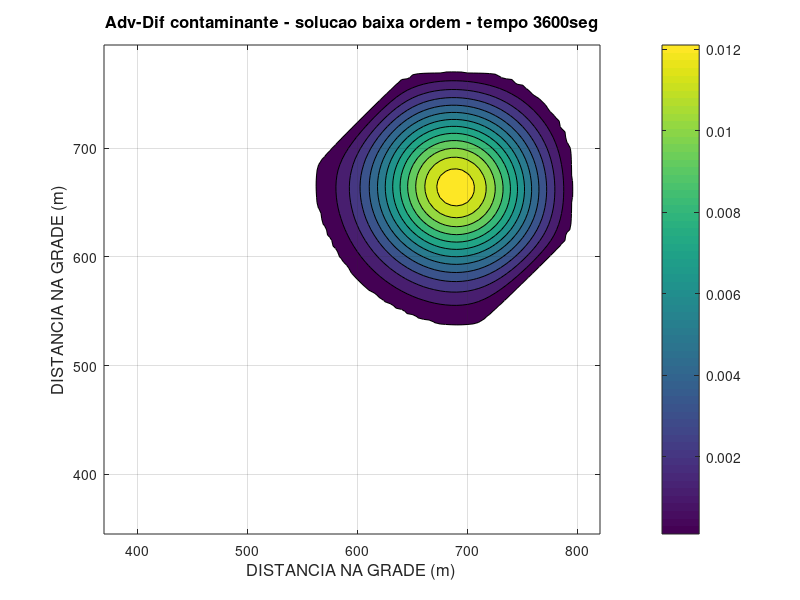

The MATLAB source for this figure:
% Solucao da equacao da adveccao - difusao 2D com esquema de baixa ordem

clear all; close all; clc

jmax=170;           % numero de colunas da grade 
kmax=160;           % numero de linhas da grade
nmax=600;           % numero de passos de tempo de simulacao

dx=5;               % espacamento horizontal na direcao x, em m
dx2=dx*dx;
dy=5;               % espacamento horizontal na direcao y, em m
dy2=dy*dy;
dt=6;               % passo de tempo, em segundos
Dh=0.25;            % coeficiente de difusao horizontal, em m2/s
qhu=dt*Dh/dx2;
qhv=dt*Dh/dy2;
concorte=0.0001;    % concentracao de corte para graficos
xgrid=((1:jmax)-1)*dx;
ygrid=((1:kmax)-1)*dy;

freqplot=30;        % frequencia de plotagem

kdesp=80;jdesp=85;  % local do despejo continuo
despejo=10;         % lancamento instantaneo

umed=0.075;   % velocidade media na direcao ew, em m/s
vmed=0.075;   % velocidade media na direcao ns, em m/s

%inicializacao das matrizes:
fatu=zeros(kmax,jmax);
fren=zeros(kmax,jmax);
fdespejo=zeros(kmax,jmax);

%Condicao inicial
fdespejo(kdesp,jdesp)=despejo;
fatu=fatu+fdespejo;

jminplot=jdesp-10; jmaxplot=jdesp+80; kminplot=kdesp-10; kmaxplot=kdesp+80;

% Loop do tempo
for n=2:nmax
% Termos T1 adveccao em x e T2 adveccao em y (laterais no espaco)
% Termos T3 difusao em x e T4 difusao em y (centrados no espaco)

if umed <0
    T1=(dt/dx)*umed.*(fatu(2:end-1,3:end)-fatu(2:end-1,2:end-1));      %adveccao u negativo
else
    T1=(dt/dx)*umed.*(fatu(2:end-1,2:end-1)-fatu(2:end-1,1:end-2));    %adveccao u positivo
end
if vmed <0
    T2=(dt/dy)*vmed.*(fatu(3:end,2:end-1)-fatu(2:end-1,2:end-1));      %adveccao v negativo
else
    T2=(dt/dy)*vmed.*(fatu(2:end-1,2:end-1)-fatu(1:end-2,2:end-1));    %adveccao v positivo
end
T3=qhu*(fatu(2:end-1,3:end)-2*fatu(2:end-1,2:end-1)+fatu(2:end-1,1:end-2));    % difusao em u
T4=qhv*(fatu(3:end,2:end-1)-2*fatu(2:end-1,2:end-1)+fatu(1:end-2,2:end-1));    % difusao em v

fren(2:end-1,2:end-1)=fatu(2:end-1,2:end-1)-T1-T2+T3+T4;
ind=find(fren<concorte);
fren(ind)=0;
conmax=max(max(fatu));

% plot de resultados
    if rem(n,freqplot)==0
        contourf(xgrid,ygrid,fren,[concorte:0.001:conmax]);
        grid;
        axis([xgrid(jminplot) xgrid(jmaxplot) ygrid(kminplot) ygrid(kmaxplot)]);
        colorbar
        tempo=n*dt;
        title(['Adv-Dif contaminante - solucao baixa ordem - tempo ',...
            num2str(tempo),'seg'],'fontsize',12)
        xlabel('DISTANCIA NA GRADE (m)','fontsize',12)
        ylabel('DISTANCIA NA GRADE (m)','fontsize',12)
        F(n)=getframe;
    end
fatu=fren;
end    